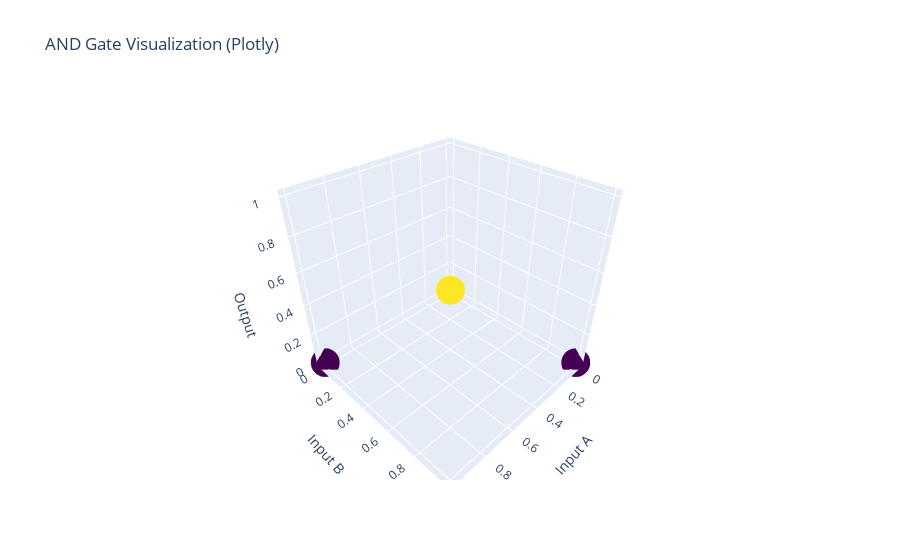

The code cell stored with this chart in its notebook:
### Code cell
import matplotlib.pyplot as plt
import plotly.graph_objects as go

# Datos para visualización (AND como ejemplo)
inputs = np.array([[0, 0], [0, 1], [1, 0], [1, 1]])
outputs_and = np.array([and_neuron.activate(x) for x in inputs])

# Matplotlib
plt.figure(figsize=(8, 4))
plt.scatter(inputs[:, 0], inputs[:, 1], c=outputs_and, cmap='coolwarm', s=100)
plt.title("AND Gate Visualization (Matplotlib)")
plt.xlabel("Input A")
plt.ylabel("Input B")
plt.colorbar(label="Output (0 or 1)")
plt.grid(True)
plt.show()

# Plotly
fig = go.Figure(data=[go.Scatter3d(
    x=inputs[:, 0],
    y=inputs[:, 1],
    z=outputs_and,
    mode='markers',
    marker=dict(size=10, color=outputs_and, colorscale='Viridis')
)])
fig.update_layout(
    title="AND Gate Visualization (Plotly)",
    scene=dict(xaxis_title='Input A', yaxis_title='Input B', zaxis_title='Output')
)
fig.show()

### Figure 1 — Plotly figure (JSON) as saved in the notebook; plotly's stock layout.template omitted (floating-point values rounded to 4 significant figures)
{"data": [{"marker": {"color": [0, 0, 0, 1], "colorscale": [[0, "#440154"], [0.1111, "#482878"], [0.2222, "#3e4989"], [0.3333, "#31688e"], [0.4444, "#26828e"], [0.5556, "#1f9e89"], [0.6667, "#35b779"], [0.7778, "#6ece58"], [0.8889, "#b5de2b"], [1, "#fde725"]], "size": 10}, "mode": "markers", "type": "scatter3d", "x": [0, 0, 1, 1], "y": [0, 1, 0, 1], "z": [0, 0, 0, 1]}], "layout": {"scene": {"xaxis": {"title": {"text": "Input A"}}, "yaxis": {"title": {"text": "Input B"}}, "zaxis": {"title": {"text": "Output"}}}, "title": {"text": "AND Gate Visualization (Plotly)"}}}
